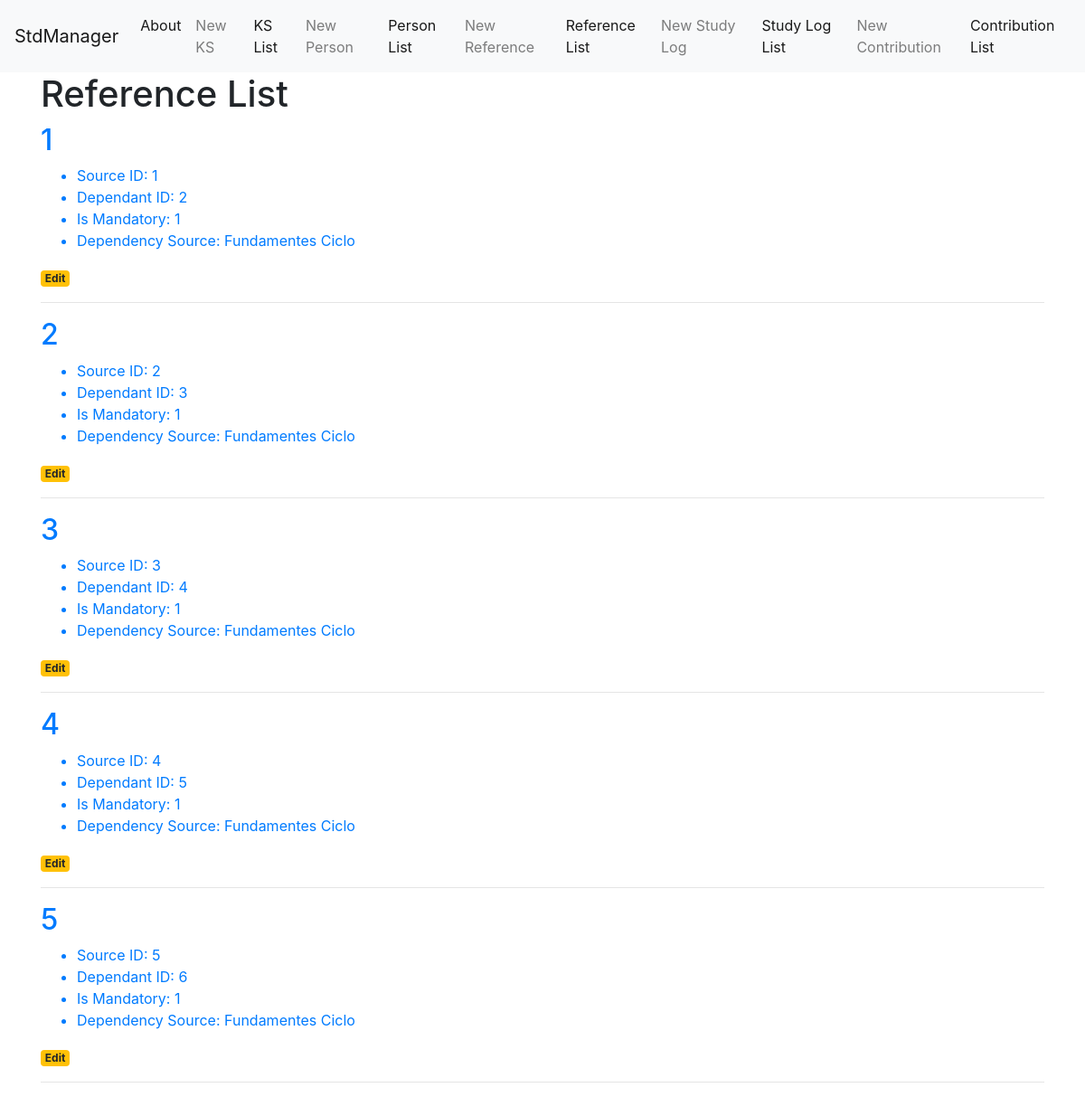
The page /reference-list on the database its author committed.
### tables this page shows
CREATE TABLE reference (
	reference_id INTEGER PRIMARY KEY AUTOINCREMENT,
	reference_created_at TIMESTAMP NOT NULL DEFAULT CURRENT_TIMESTAMP,
	ks_source_id INTEGER NOT NULL,
	ks_dependant_id INTEGER NOT NULL,
	is_mandatory BOOLEAN NOT NULL,
	dependency_source TEXT NOT NULL
);

### app.py (the view)
@app.route('/reference-list')
def reference_list():
    conn = get_db_connection()
    reference = conn.execute('SELECT * FROM reference').fetchall()
    conn.close()
    return render_template('reference_list.html', reference=reference)

### app.py (called while the page is built)
def get_db_connection():
    conn = sqlite3.connect('database.db')
    conn.row_factory = sqlite3.Row
    return conn

### templates/reference_list.html
{% extends 'base.html' %}
{% block content %}
    <h1>{% block title %} Reference List {% endblock %}</h1>
    {% for item in reference %}
        <a href="#">
            <h2>{{ item['reference_id'] }}</h2>
            <ul>
                <li>Source ID: {{ item['ks_source_id'] }}</li>
                <li>Dependant ID: {{ item['ks_dependant_id'] }}</li>
                <li>Is Mandatory: {{ item['is_mandatory'] }}</li>
                <li>Dependency Source: {{ item['dependency_source'] }}</li>
            </ul>
        </a>
        <a href="{{ url_for('reference_edit', reference_id=item['reference_id']) }}">
            <span class="badge badge-warning">Edit</span>
        </a>
        <hr>
    {% endfor %}
{% endblock %}

### rows shown on the page
reference: reference_id "1", ks_source_id "1", ks_dependant_id "2", is_mandatory "1", dependency_source "Fundamentes Ciclo"
reference: reference_id "2", ks_source_id "2", ks_dependant_id "3", is_mandatory "1", dependency_source "Fundamentes Ciclo"
reference: reference_id "3", ks_source_id "3", ks_dependant_id "4", is_mandatory "1", dependency_source "Fundamentes Ciclo"
reference: reference_id "4", ks_source_id "4", ks_dependant_id "5", is_mandatory "1", dependency_source "Fundamentes Ciclo"
reference: reference_id "5", ks_source_id "5", ks_dependant_id "6", is_mandatory "1", dependency_source "Fundamentes Ciclo"
